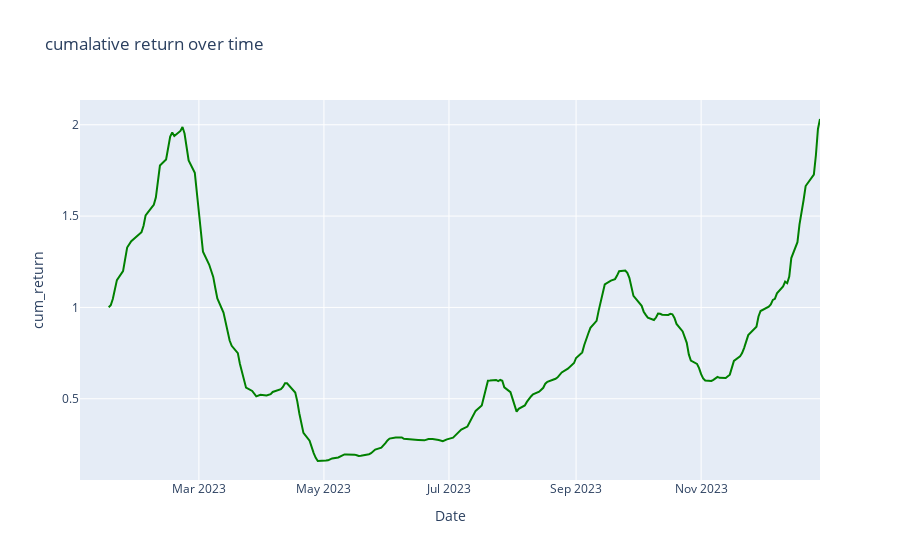

The notebook cell saved with this chart:
### Code cell
fn.simple_line_chart(dataframe=df,feature='cum_return',color='green',name='cumalative return over time')

### Figure 1 — Plotly figure (JSON) as saved in the notebook; plotly's stock layout.template omitted (floating-point values rounded to 4 significant figures; data arrays with more than 128 entries replaced by an {"elided": "..."} marker saying what was removed)
{"data": [{"line": {"color": "green"}, "mode": "lines", "name": "cumalative return over time", "type": "scatter", "x": {"elided": "245 str values"}, "y": {"elided": "245 float values"}}], "layout": {"title": {"text": "cumalative return over time"}, "xaxis": {"title": {"text": "Date"}}, "yaxis": {"title": {"text": "cum_return"}}}}
